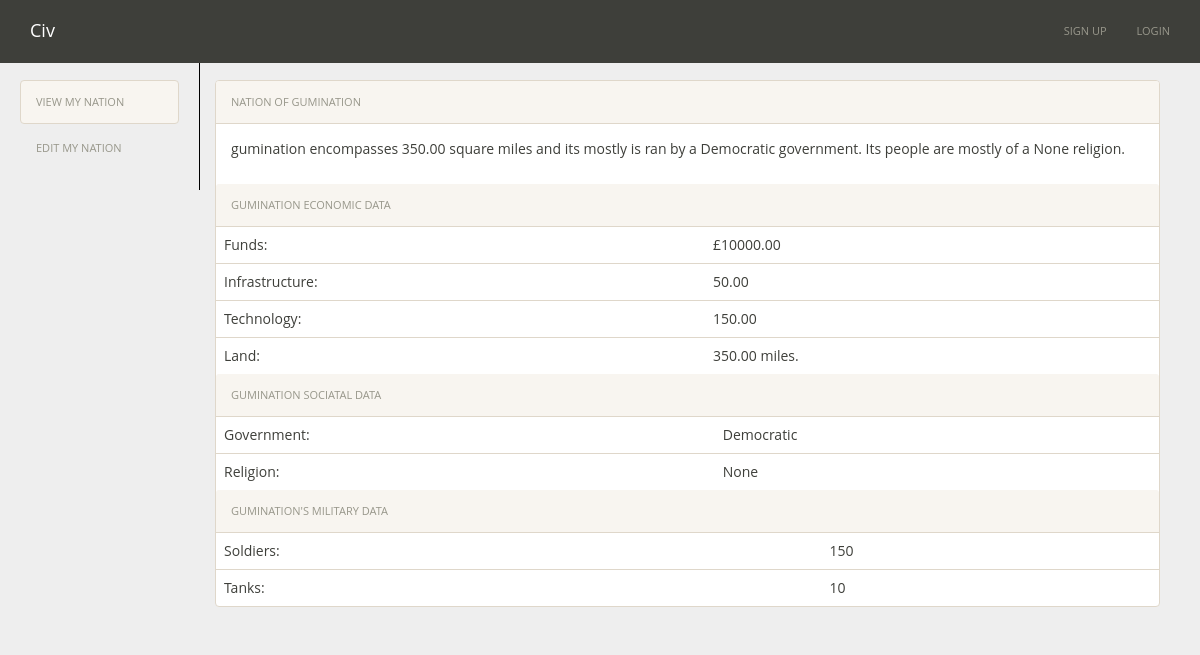
/nation/7/, run on an earlier commit of the app's database.
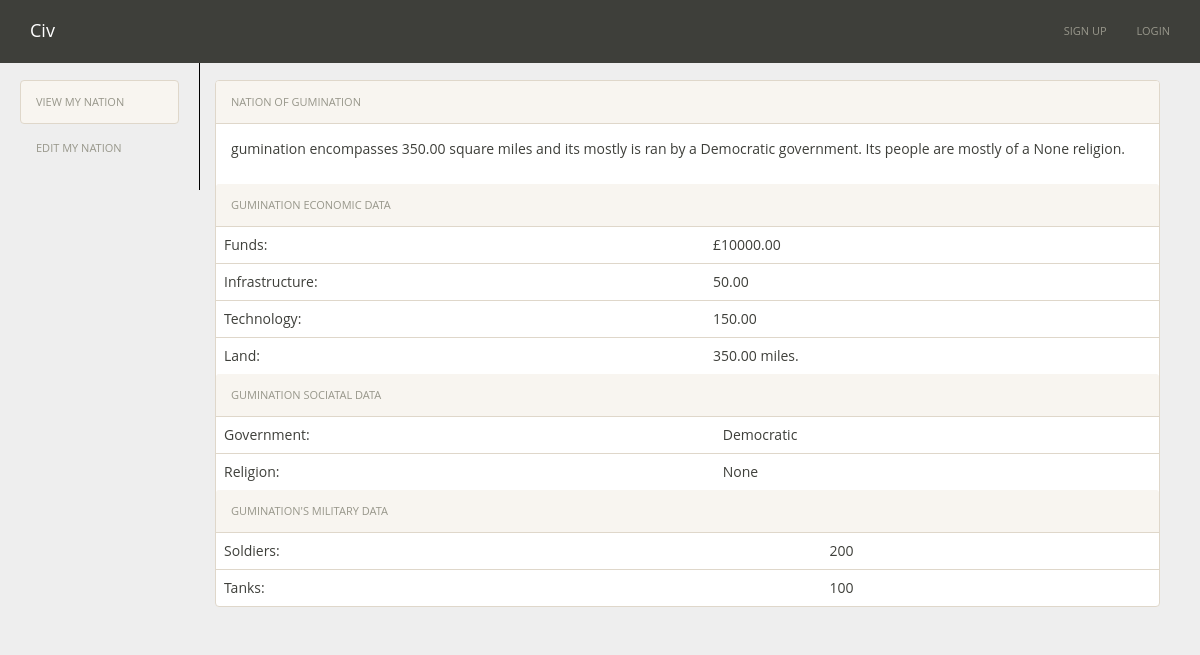
And on a later commit of the database.
### nations/models.py (models this page shows)
class Nation(models.Model):
    user = models.OneToOneField(User)
    nation_name = models.CharField(max_length=30)
    funds = models.DecimalField(default=10000.00, max_digits=19, decimal_places=2)
    government = models.CharField(max_length=30, default='Democratic')
    religion = models.CharField(max_length=30, default='None')
    infrastructure = models.DecimalField(default=1.00, max_digits=19, decimal_places=2)
    technology = models.DecimalField(default=1.00, max_digits=19, decimal_places=2)
    land = models.DecimalField(default=1.00, max_digits=19, decimal_places=2)
    resource1 = models.CharField(max_length=200)
    resource2 = models.CharField(max_length=200)
    soldiers = models.IntegerField(default=10)
    tanks = models.IntegerField(default=1)
    peaceful = models.BooleanField(default=False)

### nations/views.py (the view)
# urls.py: url(r'^nation/(?P<pk>\d+)/$', views.nationView.as_view(), name='nation'),
class nationView(DetailView):
    model = Nation

### nations/static/templates/nations/nation_detail.html
{% extends "base.html" %}
{% block content %}
<div class="container-fluid">
	<div class="row">
		<div class="col-sm-3 col-md-2 sidebar">
		  <ul class="nav nav-pills nav-stacked">
		    <li class="active"><a href="#">View My Nation <span class="sr-only">(current)</span></a></li>
		    <li><a href="/edit_nation/{{user.nation.id}}">Edit My Nation </a></li>
		  </ul>
		</div>
		<div class="col-sm-9 col-md-10 main">
			<div class="panel panel-default">
			    <div class="panel-heading">Nation of {{nation.nation_name}}</div>
			    <div class="panel-body">
			    	<p>{{nation.nation_name}} encompasses {{nation.land}} square miles and its mostly is ran by a {{nation.government}} government. Its people are mostly of a {{nation.religion}} religion.</p>
				</div>
				<div class="panel-heading">{{nation.nation_name}} economic data</div>
			    <table class="table">
			        <tbody>
			        	<tr>
			            	<td>Funds: </td>
			            	<td>£{{nation.funds}}</td>
			          	</tr>
			          	<tr>
			            	<td>Infrastructure: </td>
			            	<td>{{nation.infrastructure}}</td>
			          	</tr>
			          	<tr>
			            	<td>Technology: </td>
			            	<td>{{nation.technology}}</td>
			          	</tr>
			          	<tr>
			            	<td>Land: </td>
			            	<td>{{nation.land}} miles.</td>
			          	</tr>
			        </tbody>
				</table>
				<div class="panel-heading">{{nation.nation_name}} sociatal data</div>
				<table class="table">
					<tbody>
						<tr>
			            	<td>Government: </td>
			            	<td>{{nation.government}}</td>
						</tr>
						<tr>
							<td>Religion: </td>
							<td>{{nation.religion}}</td>
						</tr>
					</tbody>
				</table>
				<div class="panel-heading">{{nation.nation_name}}'s military data</div>
				<table class="table">
			        <tbody>
			        	<tr>
			            	<td>Soldiers: </td>
			            	<td>{{nation.soldiers}}</td>
			          	</tr>
			          	<tr>
			            	<td>Tanks: </td>
			            	<td>{{nation.tanks}}</td>
			          	</tr>
			        </tbody>
				</table>
			</div>
		</div>
	</div>
</div>
{% endblock %}

What changed in the data, as far as the page shows it:
changed Nation "gumination": soldiers "150" → "200"; tanks "10" → "100"
